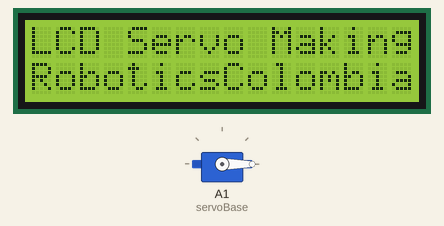
Simulated run of this sketch. Board: Arduino Uno, built with avr-gcc and run on an emulated ATmega328P. Shown: servo, 16×2 character LCD.

Above: at 0.1 s.
At 3.1 s:
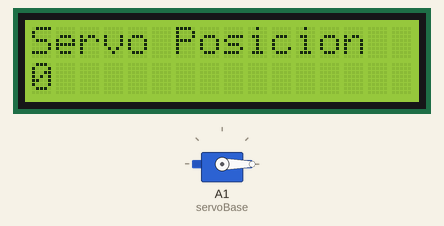
At 19.1 s:
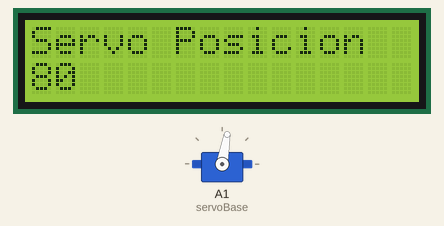
At 37.1 s:
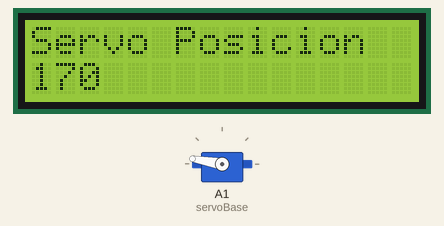
Timing chart, 0 to 40.0 s (numbered marks = the images above):
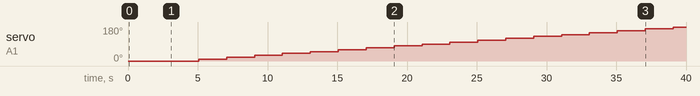

The sketch:

lcd_16x2_servo.ino
```cpp
// Incluimos la librería LCD 16x2
#include <LiquidCrystal.h>

//Inicializamos la pantalla LCD
//Potenciometro:
//pin 1 a 5V pin 3 a GND y pin central a VO de la LCD
        //RS, EN, Db4, Db5, Db6, Db7
LiquidCrystal lcd(12, 11,  5,   4,   3,   2);

// Incluimos la librería para Servo
#include <Servo.h>

Servo servoBase;//Asigno un nombre específico

void setup() {
   servoBase.attach(A1);//Pin a utilizar para servo
   servoBase.write(0);  //asigno 0 al servo motor

  // Iniciamos la LCD con 16 columnas y 2 filas
  lcd.begin(16, 2);
  lcd.print("LCD Servo Making");
  lcd.setCursor(0, 1);
  lcd.print("RoboticsColombia");
  delay(3000);
  lcd.clear();
}

void loop() {
 lcd.setCursor(0,0);//(x,y) x de 0 a 15 y de 0 a 1
 lcd.print("Servo Posicion");
  for(int i=0; i<=180; i=i+10)
  {
   lcd.setCursor(0,1);
   lcd.print(i);
   servoBase.write(i);
   delay(2000);
  }
 lcd.clear();
}
```

Measured:
- by itself, servo on A1 (servoBase): moves from 0° to 180° over 34.0 s
- what the display in image 1 shows lasts 2.0 s, from 3.1 s to 5.1 s
